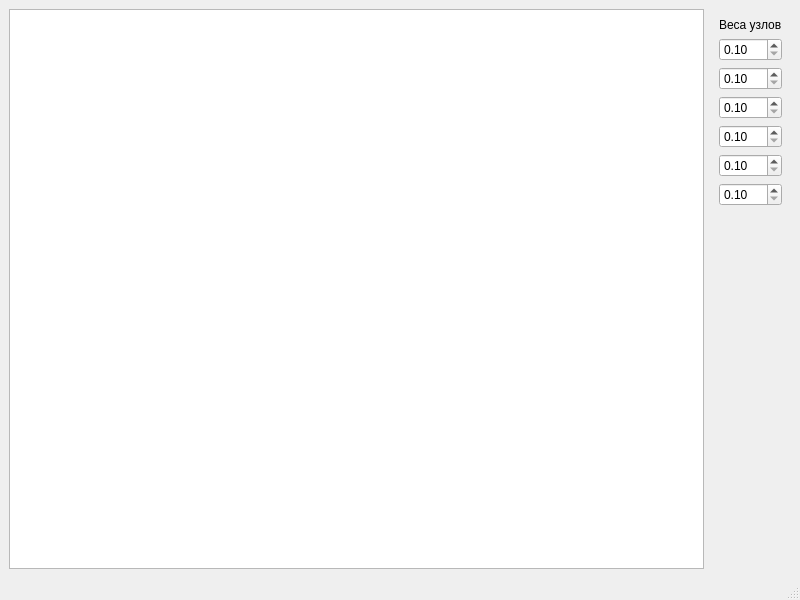
<?xml version="1.0" encoding="UTF-8"?>
<ui version="4.0">
 <class>MainWindow</class>
 <widget class="QMainWindow" name="MainWindow">
  <property name="geometry">
   <rect>
    <x>0</x>
    <y>0</y>
    <width>800</width>
    <height>600</height>
   </rect>
  </property>
  <property name="windowTitle">
   <string>MainWindow</string>
  </property>
  <widget class="QWidget" name="centralwidget">
   <layout class="QHBoxLayout" name="horizontalLayout">
    <item>
     <widget class="GraphicWidget" name="graphicsView"/>
    </item>
    <item>
     <layout class="QVBoxLayout" name="verticalLayout">
      <property name="sizeConstraint">
       <enum>QLayout::SetDefaultConstraint</enum>
      </property>
      <item>
       <widget class="ParamHandler" name="widget" native="true">
        <layout class="QVBoxLayout" name="verticalLayout_2">
         <item>
          <widget class="QLabel" name="label_2">
           <property name="sizePolicy">
            <sizepolicy hsizetype="Preferred" vsizetype="Preferred">
             <horstretch>0</horstretch>
             <verstretch>0</verstretch>
            </sizepolicy>
           </property>
           <property name="text">
            <string>Веса узлов</string>
           </property>
          </widget>
         </item>
         <item>
          <widget class="QDoubleSpinBox" name="doubleSpinBox_2">
           <property name="accessibleName">
            <string>0</string>
           </property>
           <property name="minimum">
            <double>0.100000000000000</double>
           </property>
           <property name="singleStep">
            <double>0.100000000000000</double>
           </property>
          </widget>
         </item>
         <item>
          <widget class="QDoubleSpinBox" name="doubleSpinBox_3">
           <property name="accessibleName">
            <string>1</string>
           </property>
           <property name="minimum">
            <double>0.100000000000000</double>
           </property>
           <property name="singleStep">
            <double>0.100000000000000</double>
           </property>
          </widget>
         </item>
         <item>
          <widget class="QDoubleSpinBox" name="doubleSpinBox_4">
           <property name="accessibleName">
            <string>2</string>
           </property>
           <property name="minimum">
            <double>0.100000000000000</double>
           </property>
           <property name="singleStep">
            <double>0.100000000000000</double>
           </property>
          </widget>
         </item>
         <item>
          <widget class="QDoubleSpinBox" name="doubleSpinBox_5">
           <property name="accessibleName">
            <string>3</string>
           </property>
           <property name="minimum">
            <double>0.100000000000000</double>
           </property>
           <property name="singleStep">
            <double>0.100000000000000</double>
           </property>
          </widget>
         </item>
         <item>
          <widget class="QDoubleSpinBox" name="doubleSpinBox_6">
           <property name="accessibleName">
            <string>4</string>
           </property>
           <property name="minimum">
            <double>0.100000000000000</double>
           </property>
           <property name="singleStep">
            <double>0.100000000000000</double>
           </property>
          </widget>
         </item>
         <item>
          <widget class="QDoubleSpinBox" name="doubleSpinBox">
           <property name="accessibleName">
            <string>5</string>
           </property>
           <property name="minimum">
            <double>0.100000000000000</double>
           </property>
           <property name="singleStep">
            <double>0.100000000000000</double>
           </property>
          </widget>
         </item>
         <item>
          <spacer name="verticalSpacer">
           <property name="orientation">
            <enum>Qt::Vertical</enum>
           </property>
           <property name="sizeHint" stdset="0">
            <size>
             <width>20</width>
             <height>40</height>
            </size>
           </property>
          </spacer>
         </item>
        </layout>
       </widget>
      </item>
     </layout>
    </item>
   </layout>
  </widget>
  <widget class="QMenuBar" name="menubar">
   <property name="geometry">
    <rect>
     <x>0</x>
     <y>0</y>
     <width>800</width>
     <height>22</height>
    </rect>
   </property>
  </widget>
  <widget class="QStatusBar" name="statusbar"/>
 </widget>
 <customwidgets>
  <customwidget>
   <class>GraphicWidget</class>
   <extends>QGraphicsView</extends>
   <header>graphicwidget.h</header>
  </customwidget>
  <customwidget>
   <class>ParamHandler</class>
   <extends>QWidget</extends>
   <header>paramhandler.h</header>
   <container>1</container>
  </customwidget>
 </customwidgets>
 <resources/>
 <connections/>
</ui>
